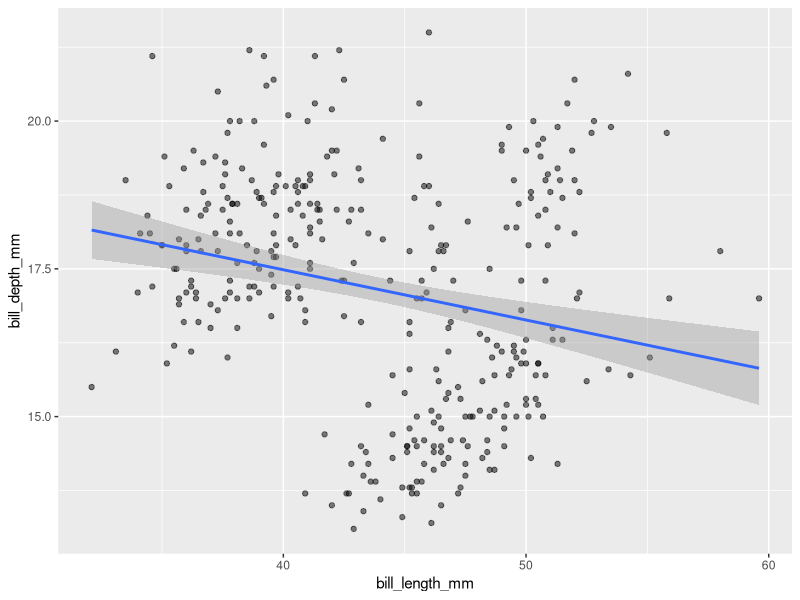
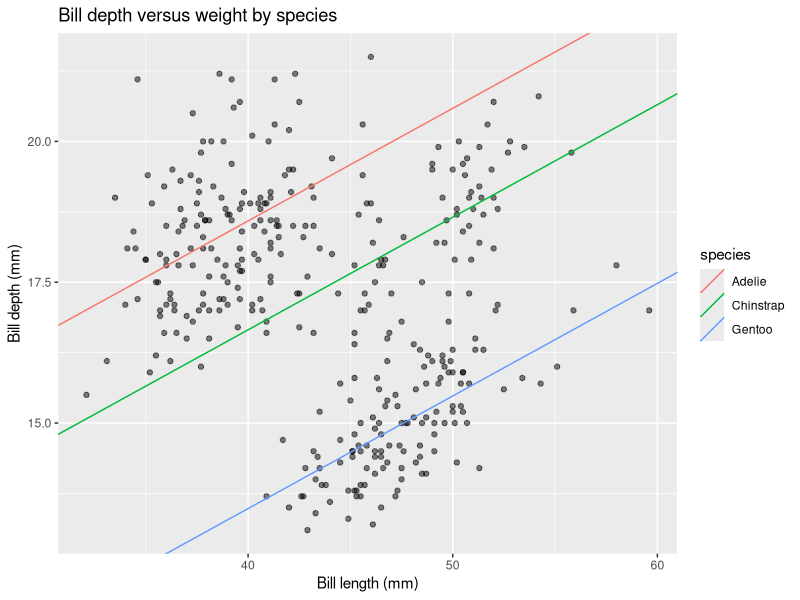
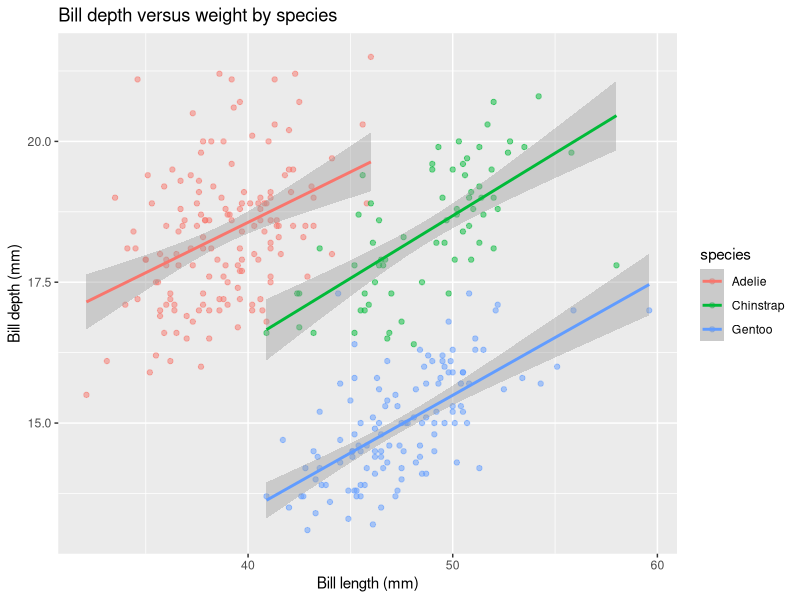
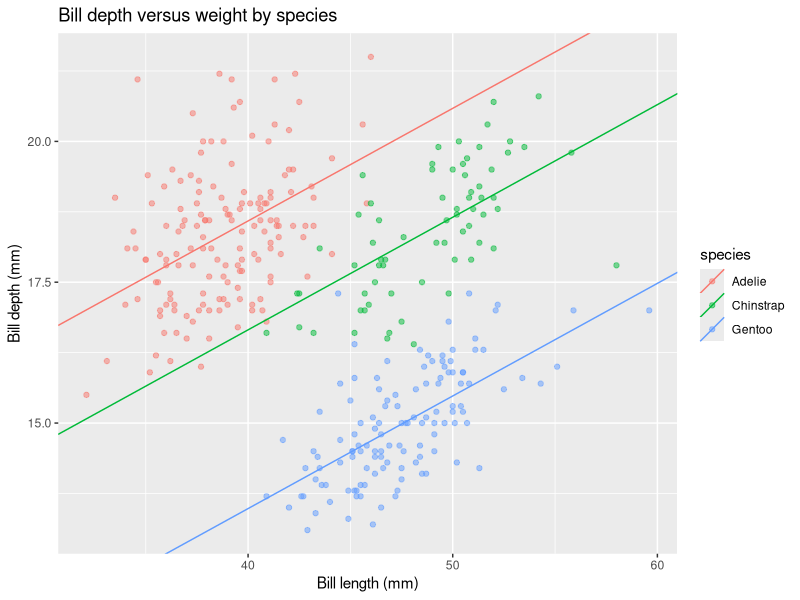

The R script that drew these images, in order:
## ---- chunk 1
library(tidyverse)
library(palmerpenguins)
data(penguins)
head(penguins)
## ---- chunk 2
penguins %>%
  ggplot(aes(x = bill_length_mm, y = bill_depth_mm)) +
  geom_point(alpha = 0.5) +
  geom_smooth(method = "lm", se = TRUE)
## ---- chunk 3
summary(lm(bill_depth_mm ~ bill_length_mm, data = penguins))
## ---- chunk 4
table(penguins$species)
## ---- chunk 5
depth_lm_species_add <- lm(bill_depth_mm ~ bill_length_mm + species,
                           data = penguins)
summary(depth_lm_species_add)
## ---- chunk 6
# Calculate species-specific intercepts in order:
intercepts <- # First for `Adelie` it's just the initial intercept
  c(coef(depth_lm_species_add)["(Intercept)"],
    # Next for `Chinstrap` it's the intercept plus the `Chinstrap` term:
    coef(depth_lm_species_add)["(Intercept)"] + 
      coef(depth_lm_species_add)["speciesChinstrap"],
    # And finally for `Gentoo` it's again the intercept plus the `Gentoo` term
    coef(depth_lm_species_add)["(Intercept)"] + 
      coef(depth_lm_species_add)["speciesGentoo"])

# Create a small table to store the intercept, slopes, and species:
lines_tbl <- tibble("intercepts" = intercepts,
                    # Slopes are the same for each, thus use rep()
                    "slopes" = rep(coef(depth_lm_species_add)["bill_length_mm"],
                                   3),
                    # And the levels of species:
                    "species" = levels(penguins$species))
## ---- chunk 7
penguins %>%
  ggplot(aes(x = bill_length_mm, y = bill_depth_mm)) +
  geom_point(alpha = 0.5) +
  geom_abline(data = lines_tbl,
              aes(intercept = intercepts, slope = slopes,
                  color = species)) +
  labs(x = "Bill length (mm)", y = "Bill depth (mm)", 
       title = "Bill depth versus weight by species")
## ---- chunk 8
penguins %>%
  ggplot(aes(x = bill_length_mm, y = bill_depth_mm, color = species)) +
  geom_point(alpha = 0.5) +
  geom_smooth(method = "lm", se = TRUE) +
  labs(x = "Bill length (mm)", y = "Bill depth (mm)", 
       title = "Bill depth versus weight by species")
## ---- chunk 9
depth_lm_species_int <- lm(bill_depth_mm ~ bill_length_mm * species,
                           data = penguins)
summary(depth_lm_species_int)
## ---- chunk 10
depth_lm_remove_b0 <- lm(bill_depth_mm ~ 0 + bill_length_mm + species,
                         data = penguins)
summary(depth_lm_remove_b0)
## ---- chunk 11
# Calculate species-specific intercepts in order:
new_intercepts <- # First for `Adelie` 
  c(coef(depth_lm_remove_b0)["speciesAdelie"],
    # Next for `Chinstrap` 
    coef(depth_lm_remove_b0)["speciesChinstrap"],
    # And finally for `Gentoo` 
    coef(depth_lm_remove_b0)["speciesGentoo"])

# Create a small table to store the intercept, slopes, and species:
new_lines_tbl <- 
  tibble("intercepts" = new_intercepts,
         # Slopes are the same for each, thus use rep()
         "slopes" = rep(coef(depth_lm_remove_b0)["bill_length_mm"],
                        3),
         # And the levels of species:
         "species" = levels(penguins$species))
## ---- chunk 12
penguins %>%
  ggplot(aes(x = bill_length_mm, y = bill_depth_mm, color = species)) +
  geom_point(alpha = 0.5) +
  geom_abline(data = new_lines_tbl,
              aes(intercept = intercepts, slope = slopes,
                  color = species)) +
  labs(x = "Bill length (mm)", y = "Bill depth (mm)", 
       title = "Bill depth versus weight by species")
